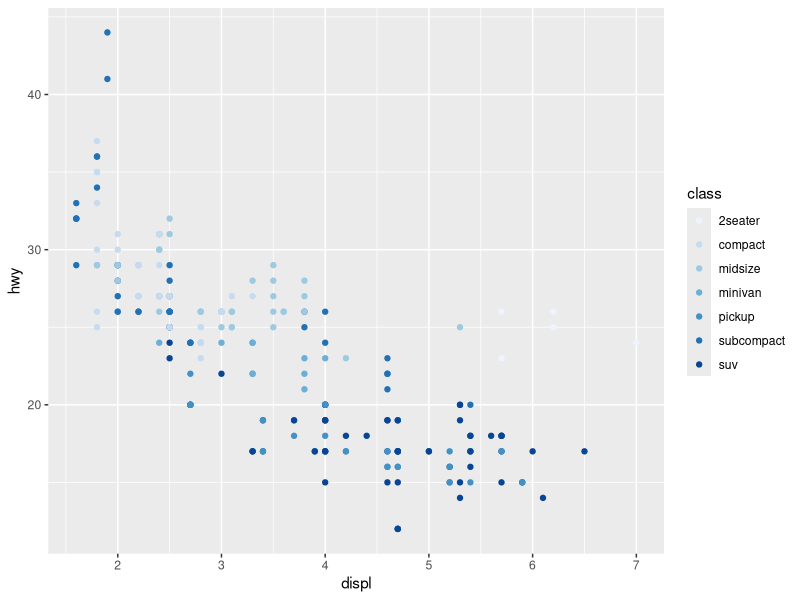

R code for this plot:
## ---- chunk 1
library(ggplot2)

ggplot(mpg, aes(displ, hwy, colour = class)) + 
  geom_point() +
  scale_colour_brewer()
